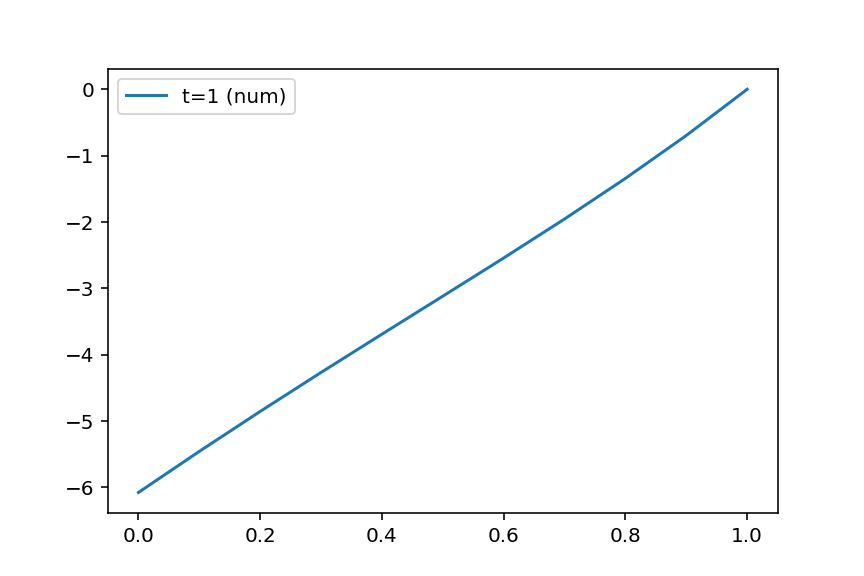

The script that saved this image:
#!/usr/bin/env python3
# -*- coding: utf-8 -*-
"""
Created on Sept 05 2023

@author: felixsarpong
"""

import numpy as np
import matplotlib.pyplot as plt

dx = 0.1
dt = 0.004
N = int(1 / dx) + 1
x = np.linspace(0, 1, N)
r = dt / (dx ** 2)

U = np.cos(np.pi * x / 2)
U_current = U.copy()
t = 0
for n in range(int(1 / dt)):
    t = (n + 1) * dt
    U_new = U_current.copy()
    U_new[-1] = np.sin(2 * np.pi * t)
    U_new[0] = U_current[0] + r * (2 * U_current[1] - 2 * U_current[0] - 4 * np.pi * dx)
    for j in range(1, N-1):
        U_new[j] = U_current[j] + r * (U_current[j+1] - 2 * U_current[j] + U_current[j-1])
    U_current = U_new

plt.plot(x, U_current, label='t=1 (num)')
plt.legend()
plt.savefig('problem_2.png')
plt.close()
